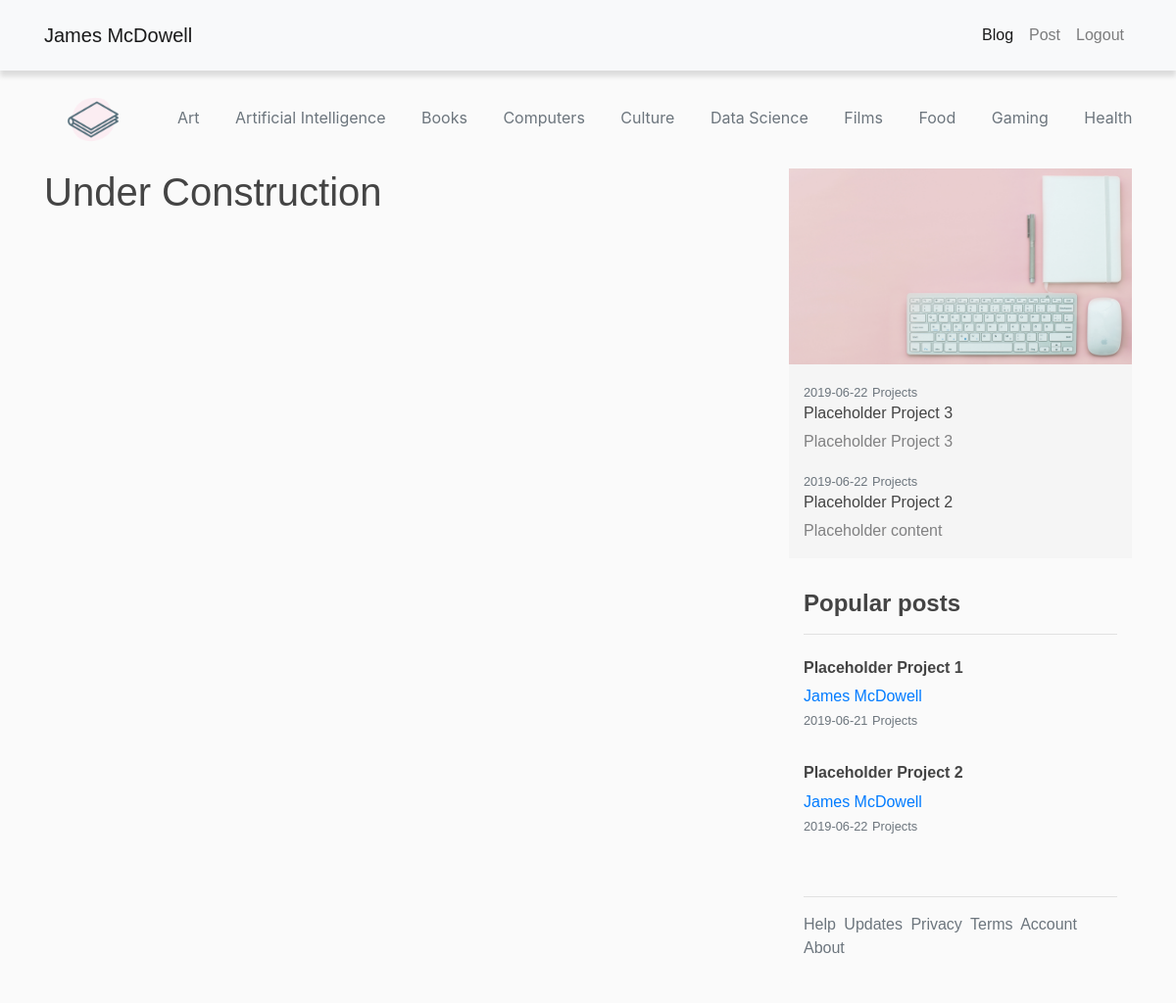
Screenshot of /privacy (signed in) with the database file from the repository.
### flaskblog/models.py (models this page shows, shortened)
class Cat(db.Model):
    id = db.Column(db.Integer, primary_key=True)
    title = db.Column(db.String(30), nullable=False)
    posts = db.relationship('Post', backref='categ', lazy=True)
    category_image = db.Column(db.String(20), nullable=False, default='other.jpg')

class Post(db.Model):
    id = db.Column(db.Integer, primary_key=True)
    title = db.Column(db.String(100), nullable=False)
    date_posted = db.Column(db.DateTime, nullable=False, default=datetime.utcnow)
    content = db.Column(db.Text, nullable=False)
    image_file = db.Column(db.String(20), nullable=False, default='default.jpg')
    user_id = db.Column(db.Integer, db.ForeignKey('user.id'), nullable=False)
    likes = db.relationship('PostLike', backref='post', lazy='dynamic')
    cat_id = db.Column(db.Integer, db.ForeignKey('cat.id'), nullable=False)

class User(UserMixin, db.Model):
    id = db.Column(db.Integer, primary_key=True)
    username = db.Column(db.String(20), unique=True, nullable=False)
    email = db.Column(db.String(120), unique=True, nullable=False)
    image_file = db.Column(db.String(20), nullable=False, default='default.jpg')
    password = db.Column(db.String(60), nullable=False)
    posts = db.relationship('Post', backref='author', lazy=True)
    liked = db.relationship(
        'PostLike',
        foreign_keys='PostLike.user_id',
        backref='user', lazy='dynamic')

### flaskblog/main/routes.py (the view)
@main.route('/privacy')
def privacy():
    featured_id = db.session.query(PostLike.post_id,
                                   func.count(PostLike.id).label('qty')
                                   ).group_by(PostLike.post_id
                                              ).order_by(desc('qty')).limit(3)
    featured_posts = db.session.query(Post).filter(Post.id.in_(x for x, _ in featured_id)).all()
    cat = Cat.query.order_by(Cat.title).limit(10)
    projects = Post.query.filter_by(user_id=1).filter_by(cat_id=1).order_by(Post.date_posted.desc()).limit(2)
    return render_template('privacy.html', title='Privacy', featured=featured_posts, cat=cat, projects=projects)

### flaskblog/models.py (called while the page is built)
@login_manager.user_loader
def load_user(user_id):
    return User.query.get(int(user_id))

### flaskblog/templates/privacy.html
{% extends "layout.html" %}
{% block content %}
        <h1>Under Construction</h1>
{% endblock content %}

### flaskblog/templates/layout.html (shortened to what this page needs)
<!DOCTYPE html>
<html lang="en">
<head>
    <link rel="stylesheet" type="text/css" href="{{ url_for('static', filename='format.css') }}">
    <link rel="stylesheet" href="https://maxcdn.bootstrapcdn.com/bootstrap/4.0.0/css/bootstrap.min.css">
    <link rel="stylesheet" type="text/css" href="{{ url_for('static', filename='main.css') }}">
    <link rel="stylesheet" href="https://cdnjs.cloudflare.com/ajax/libs/animate.css/3.7.0/animate.min.css">
</head>
<body>
        <nav class="navbar navbar-expand-lg navbar-light bg-light fixed-top pt-3 pb-3 mb-1">
        <div class="container">
          <a class="navbar-brand" href="{{ url_for('main.home_page') }}">James McDowell</a>
          <div class="collapse navbar-collapse" id="navbarSupportedContent">
            <ul class="navbar-nav ml-auto">
                <li class="nav-item active">
                    <a class="nav-link" href="{{ url_for('main.home') }}">Blog<span class="sr-only">(current)</span></a>
                </li>
                {% if current_user.is_authenticated %}
                    <li class="nav-item">
                        <a class="nav-link" href="{{ url_for('posts.new_post') }}">Post</a>
                    </li>
                    <li class="nav-item">
                        <a class="nav-link" href="{{ url_for('users.logout') }}">Logout</a>
                    </li>
                {% endif %}
            </ul>
          </div>
        </div>
        </nav>
        <div class="home-category-background">
            <div class="container-fluid home-category-list home-category-container">
                <a class="home-category-padding" href="{{ url_for('posts.categories') }}"><img class="icons" src="{{ url_for('static', filename='home_pics/journal.png') }}"></a>
                {% for cat in cat %}
                    <a class="home-category-padding" href="{{ url_for('posts.selected_category', category_id=cat.id, category_title=cat.title) }}">{{ cat.title }}</a>
                {% endfor %}
            </div>
        </div>
        <main role="main" class="container">
          <div class="row">
            <div class="col-md-8">
              {% block content %}{% endblock %}
            </div>
            <div class="col-md-4">
              <div class="content-section sidebar">
                <div class="sidebar-container">
                    <img class="sidebar-image mr-2" src="{{ url_for('static', filename='home_pics/sidebar2.jpg') }}">
                </div>
                  <ul class="list-group list-unstyled">
                    <li class="list-group-item-light pt-3 mb-3 sb-gray">
                        <ul class="container-fluid list-unstyled">
                            {% for project in projects %}
                            <article class="media">
                                  <div class="media-body">
                                    <small class="text-muted">{{ project.date_posted.strftime('%Y-%m-%d') }}</small>
                                    <small class="text-muted"><a class="sideb" href="{{ url_for('posts.selected_category', category_id=project.categ.id, category_title=project.categ.title) }}">{{ project.categ.title }}</a></small>
                                    <h6 class="truncates"><a class="article-title" href="{{ url_for('posts.post', post_id=project.id) }}">{{ project.title }}</a></h6>
                                    <p class="truncates">{{ project.content|truncate(140)|striptags  }}</p>
                                  </div>
                            </article>
                            {% endfor %}
                        </ul>
                    </li>
                    <li class="pt-3 pb-3">
                        <ul class="container-fluid list-unstyled">
                            <h4><b>Popular posts</b></h4>
                            <hr>
                            {% for post in featured %}
                                <article class="media mb-3 mt-3">
                                      <div class="media-body pt-2 pb-2">
                                          <h6 class="truncates"><b><a class="article-title" href="{{ url_for('posts.post', post_id=post.id) }}">{{ post.title }}</a></b></h6>
                                        <a class="mr-2 side_user" href="{{ url_for('users.user_posts', username=post.author.username) }}">{{ post.author.username }}</a><br>
                                        <small class="text-muted">{{ post.date_posted.strftime('%Y-%m-%d') }}</small>
                                          <small><a class="sideb" href="{{ url_for('posts.selected_category', category_id=post.categ.id, category_title=post.categ.title) }}">{{ post.categ.title }}</a></small>
                                      </div>
                                </article>
                            {% endfor %}
                        </ul>
                    </li>
                    <li class="pt-1 pb-3">
                        <ul class="container-fluid list-unstyled">
                            <hr>
                            <div class="mb-2">
                                <a class="pr-1 sideb" href="{{ url_for('main.help') }}">Help</a> <a class="pr-1 sideb" href="{{ url_for('main.updates') }}">Updates</a> <a class="pr-1 sideb" href="{{ url_for('main.privacy') }}">Privacy</a> <a class="pr-1 sideb" href="{{ url_for('main.terms') }}">Terms</a> <a class="pr-1 sideb" href="{{ url_for('users.account') }}">Account</a> <a class="pr-1 sideb" href="{{ url_for('main.about') }}">About</a>
                            </div>
                        </ul>
                    </li>
                  </ul>
              </div>
            </div>
          </div>
        </main>
</body>
</html>

### flaskblog/static/format.css (style rules this page uses)
.navbar { margin-bottom: 0px; }
.container { font-family: "Rubik","Arial",sans-serif; }
.navbar { -webkit-box-shadow: 0px 6px 5px 0px rgba(0,0,0,0.12); -moz-box-shadow: 0px 6px 5px 0px rgba(0,0,0,0.12); box-shadow: 0px 6px 5px 0px rgba(0,0,0,0.12); }
.truncates { display: -webkit-box; text-overflow: ellipsis; -o-text-overflow: ellipsis; -moz-binding: url('ellipsis.xml#ellipsis'); -webkit-box-orient: vertical; -webkit-line-clamp: 2; overflow: hidden; }
.icons { height: 100px; width: auto; margin-top: 0; margin-bottom: 0; padding-bottom: 0; padding-top: -5px; }
img { max-width: 100%; height: auto; }

### flaskblog/static/main.css (style rules this page uses)
body { background: #fafafa; color: #333333; margin-top: 4.5rem; }
h1, h2, h3, h4, h5, h6 { color: #444444; }
.content-section { background: #fafafa; border-radius: 3px; margin-bottom: 20px; }
.article-title { color: #444444; }
.sidebar { position: -webkit-sticky; position: sticky; top: 0; }
.sidebar-image { width: 100%; max-height: 200px; }
.sidebar-container { position: relative; text-align: center; color: white; font-family: sans-serif; }
.sb-gray { background-color: #F5F5F5; }
.home-category-container { display: block; white-space: nowrap; overflow: hidden; }
.home-category-padding { padding-right: 1em; padding-left: 1em; }
.home-category-list { overflow: hidden; text-align: center; }
.home-category-container a { color: #6c757d; }
a.sideb { text-decoration: none; color: #6c757d; }
a.sideb:link { text-decoration: none; color: #6c757d; }
a.side_user { text-decoration: none; }

### rows the page displays
Cat: title "Art"
Cat: title "Artificial Intelligence"
Cat: title "Books"
Cat: title "Computers"
Cat: title "Culture"
Cat: title "Data Science"
Cat: title "Films"
Cat: title "Food"
Cat: title "Gaming"
Cat: title "Health"
Post: date_posted "2019-06-22", categ "Projects", title "Placeholder Project 3", content "Placeholder Project 3"
Post: date_posted "2019-06-22", categ "Projects", title "Placeholder Project 2", content "Placeholder content", author.username "James McDowell"
Post: title "Placeholder Project 1", author.username "James McDowell", date_posted "2019-06-21", categ "Projects"
